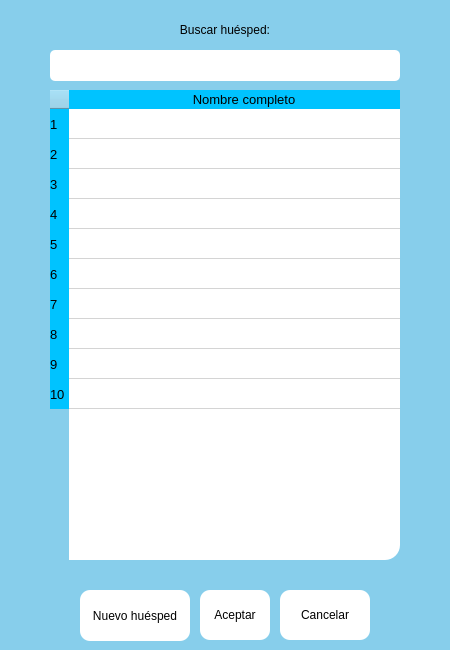
<?xml version="1.0" encoding="UTF-8"?>
<ui version="4.0">
 <class>Dialog</class>
 <widget class="QDialog" name="Dialog">
  <property name="geometry">
   <rect>
    <x>0</x>
    <y>0</y>
    <width>450</width>
    <height>650</height>
   </rect>
  </property>
  <property name="minimumSize">
   <size>
    <width>450</width>
    <height>650</height>
   </size>
  </property>
  <property name="maximumSize">
   <size>
    <width>450</width>
    <height>650</height>
   </size>
  </property>
  <property name="windowTitle">
   <string>Buscar cliente</string>
  </property>
  <property name="windowIcon">
   <iconset>
    <normaloff>../../Imagenes/buscarCliente.png</normaloff>../../Imagenes/buscarCliente.png</iconset>
  </property>
  <widget class="QWidget" name="widget" native="true">
   <property name="geometry">
    <rect>
     <x>0</x>
     <y>0</y>
     <width>450</width>
     <height>650</height>
    </rect>
   </property>
   <property name="minimumSize">
    <size>
     <width>450</width>
     <height>650</height>
    </size>
   </property>
   <property name="maximumSize">
    <size>
     <width>450</width>
     <height>650</height>
    </size>
   </property>
   <property name="styleSheet">
    <string notr="true">background-color: rgb(135, 206, 235)</string>
   </property>
   <widget class="QLabel" name="label_buscar">
    <property name="geometry">
     <rect>
      <x>160</x>
      <y>20</y>
      <width>130</width>
      <height>21</height>
     </rect>
    </property>
    <property name="styleSheet">
     <string notr="true">font: 75 10pt &quot;MS Shell Dlg 2&quot;;</string>
    </property>
    <property name="text">
     <string>&lt;html&gt;&lt;head/&gt;&lt;body&gt;&lt;p align=&quot;center&quot;&gt;Buscar huésped:&lt;/p&gt;&lt;/body&gt;&lt;/html&gt;</string>
    </property>
   </widget>
   <widget class="QLineEdit" name="line_buscar">
    <property name="geometry">
     <rect>
      <x>50</x>
      <y>50</y>
      <width>350</width>
      <height>31</height>
     </rect>
    </property>
    <property name="styleSheet">
     <string notr="true">border-radius: 5px;
font: 12pt &quot;MS Shell Dlg 2&quot;;
background-color: rgb(255, 255, 255);</string>
    </property>
   </widget>
   <widget class="QPushButton" name="btn_cancelar">
    <property name="geometry">
     <rect>
      <x>280</x>
      <y>590</y>
      <width>90</width>
      <height>50</height>
     </rect>
    </property>
    <property name="styleSheet">
     <string notr="true">QPushButton{
	border-radius: 10px;	
	background-color: rgb(255, 255, 255);
}

QPushButton:hover{
	border-radius: 10px;
	background-color: rgb(203, 5, 5);
}</string>
    </property>
    <property name="text">
     <string>Cancelar</string>
    </property>
    <property name="icon">
     <iconset>
      <normaloff>../../Imagenes/cancelar.png</normaloff>../../Imagenes/cancelar.png</iconset>
    </property>
   </widget>
   <widget class="QPushButton" name="btn_aceptar">
    <property name="geometry">
     <rect>
      <x>200</x>
      <y>590</y>
      <width>70</width>
      <height>50</height>
     </rect>
    </property>
    <property name="styleSheet">
     <string notr="true">QPushButton{
	border-radius: 10px;	
	background-color: rgb(255, 255, 255);
}

QPushButton:hover{
	border-radius: 10px;
	background-color: rgb(111, 211, 5);
}</string>
    </property>
    <property name="text">
     <string>Aceptar</string>
    </property>
    <property name="icon">
     <iconset>
      <normaloff>../../Imagenes/cheque.png</normaloff>../../Imagenes/cheque.png</iconset>
    </property>
    <property name="iconSize">
     <size>
      <width>16</width>
      <height>16</height>
     </size>
    </property>
   </widget>
   <widget class="QPushButton" name="btn_nuevo">
    <property name="geometry">
     <rect>
      <x>80</x>
      <y>590</y>
      <width>110</width>
      <height>51</height>
     </rect>
    </property>
    <property name="styleSheet">
     <string notr="true">QPushButton{
	border-radius: 10px;	
	background-color: rgb(255, 255, 255);
}

QPushButton:hover{
	border-radius: 10px;
	
	background-color: rgb(85, 255, 255);
}</string>
    </property>
    <property name="text">
     <string>Nuevo huésped</string>
    </property>
    <property name="icon">
     <iconset>
      <normaloff>../../Imagenes/agregar.png</normaloff>../../Imagenes/agregar.png</iconset>
    </property>
   </widget>
   <widget class="QTableWidget" name="table_buscar">
    <property name="geometry">
     <rect>
      <x>50</x>
      <y>90</y>
      <width>350</width>
      <height>470</height>
     </rect>
    </property>
    <property name="styleSheet">
     <string notr="true">QTableWidget{
	background-color: rgb(255, 255, 255);
	color: rgb(0,0,0);
	font-size:10pt;
	color: #000000;
	border-radius: 15px;
}

QHeaderView::section{
	background-color: rgb(0, 195, 255);
	border: 0.2px solid rgb(0, 0, 0);
	font-size: 10pt;
}

QTableWidget QtableCornerButton::section{
	background-color: rgb(0, 0, 0);
	border: 1px solid rgb(0,206,151);
}</string>
    </property>
    <property name="showGrid">
     <bool>true</bool>
    </property>
    <property name="wordWrap">
     <bool>true</bool>
    </property>
    <property name="rowCount">
     <number>10</number>
    </property>
    <attribute name="horizontalHeaderVisible">
     <bool>true</bool>
    </attribute>
    <attribute name="horizontalHeaderCascadingSectionResizes">
     <bool>false</bool>
    </attribute>
    <attribute name="horizontalHeaderDefaultSectionSize">
     <number>350</number>
    </attribute>
    <attribute name="horizontalHeaderShowSortIndicator" stdset="0">
     <bool>false</bool>
    </attribute>
    <attribute name="horizontalHeaderStretchLastSection">
     <bool>false</bool>
    </attribute>
    <row/>
    <row/>
    <row/>
    <row/>
    <row/>
    <row/>
    <row/>
    <row/>
    <row/>
    <row/>
    <column>
     <property name="text">
      <string>Nombre completo</string>
     </property>
    </column>
   </widget>
  </widget>
 </widget>
 <resources/>
 <connections/>
</ui>
